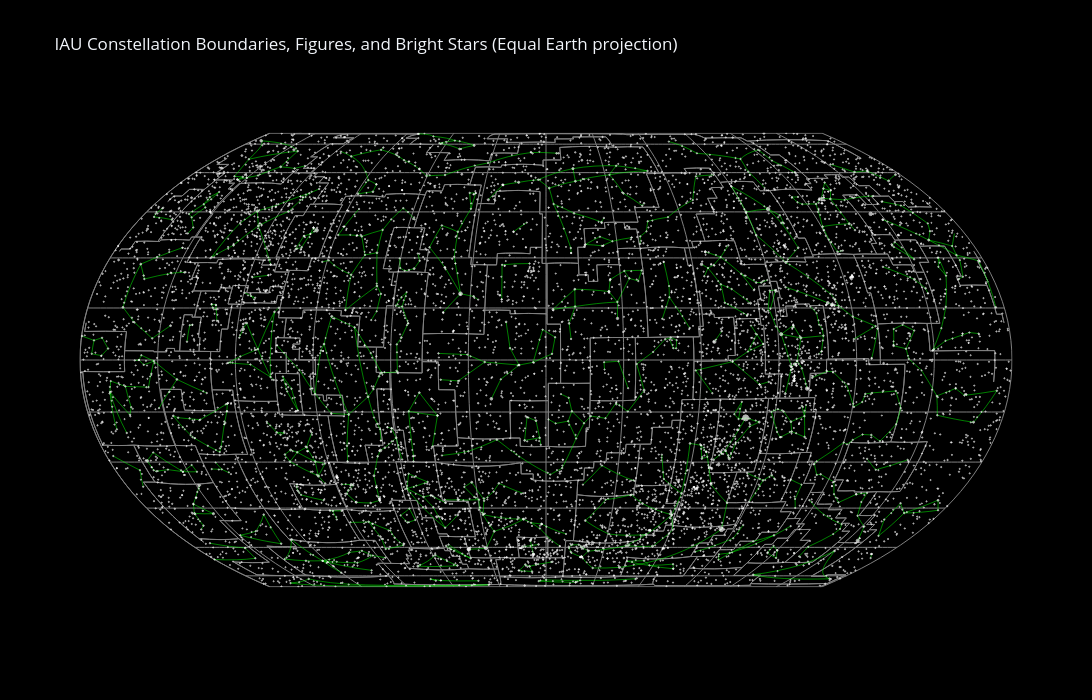

Notebook source saved alongside this figure:
### Code cell
rel_flux = 10 ** (-0.2 * bright_stars["mag"])  # brightness ~ sqrt(flux), so area scales with flux
marker_size = MIN_MARKER_SIZE + (MAX_MARKER_SIZE - MIN_MARKER_SIZE) * (
    rel_flux - rel_flux.min()
) / (rel_flux.max() - rel_flux.min())

star_trace = go.Scattergeo(
    lon=180 - bright_stars["ra_deg"],
    lat=bright_stars["dec_deg"],
    mode="markers",
    marker=dict(size=marker_size, color="white"),
    name="Bright stars",
    hoverinfo="text",
    hovertext=[
        f"HR {hr} ({name}) {con}<br>mag {m:.2f}"
        for hr, name, con, m in zip(
            bright_stars["hr"], bright_stars["name"], bright_stars["constellation"], bright_stars["mag"]
        )
    ],
    showlegend=False,
)

fig.add_trace(star_trace)
fig.update_layout(title="IAU Constellation Boundaries, Figures, and Bright Stars (Equal Earth projection)")
fig.show()
